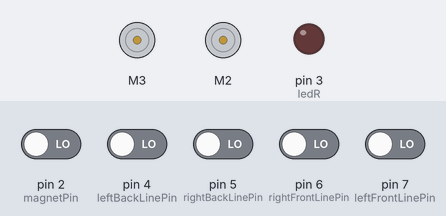
Simulated run of this sketch. Board: Arduino Uno, built with avr-gcc and run on an emulated ATmega328P. On the bench: 2 × DC motor (green arrow = forward, orange = backward, longer = faster), output pins drawn as LEDs (lit = HIGH). The test bench sets the inputs (shaded band); at power-on: pin 2 (magnetPin), pin 4 (leftBackLinePin), pin 5 (rightBackLinePin), pin 6 (rightFrontLinePin), pin 7 (leftFrontLinePin) LOW.

Above: at 1.2 s.
1.3 s: pin 4 (leftBackLinePin) driven HIGH
At 2.5 s:
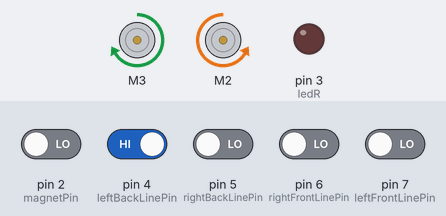
2.8 s: pin 6 (rightFrontLinePin) driven HIGH and pin 7 (leftFrontLinePin) driven HIGH
At 3.9 s:
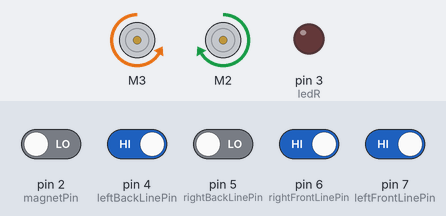
Timing chart, 0 to 5.8 s (numbered marks = the images above; inputs shaded):
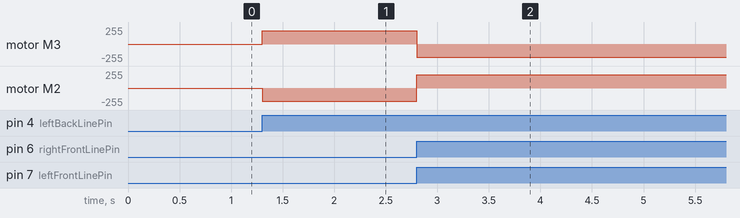

The sketch:

it_6_line.ino
```cpp
#include <Adafruit_MotorShield.h>

Adafruit_MotorShield AFMS = Adafruit_MotorShield();
Adafruit_DCMotor *motor1 = AFMS.getMotor(3);
Adafruit_DCMotor *motor2 = AFMS.getMotor(2);
bool moving = false;
int ledB = 1;
int ledR = 3;
int v3 = 0;
unsigned long previousTime = millis();
int ledState = LOW;
int magnet = 0;
int magnetPin = 2;
int leftFrontLinePin = 7;
int rightFrontLinePin = 6;
int leftBackLinePin = 4;
int rightBackLinePin = 5;
int leftFrontLine = 0;
int rightFrontLine = 0;
int leftBackLine = 0;
int rightBackLine = 0;

int smallLoop[16] = {1,3,1,1,4,1,4,1,1,1,1,4,1,4,1,1};
bool lineMode = true;

void setup(){
  Serial.begin(9600);
  // put your setup code here, to run once:
  if (!AFMS.begin()) {         // create with the default frequency 1.6KHz
  // if (!AFMS.begin(1000)) {  // OR with a different frequency, say 1KHz
    Serial.println("Could not find Motor Shield. Check wiring.");
  while (1);
  }
  pinMode(ledB, OUTPUT);
  pinMode(ledR, OUTPUT);
  pinMode(magnetPin, INPUT);
  pinMode(leftFrontLine, INPUT);
  pinMode(rightFrontLine, INPUT);

}

void loop(){
  unsigned long currentTime = millis();
  if((currentTime - previousTime > 500) and moving) {
    previousTime = currentTime;
    if (ledState == HIGH) {
      ledState = LOW;
    }
    else {
      ledState = HIGH;
    }
    digitalWrite(ledB, ledState);
  }

  magnet_test();

  if(lineMode){
    route();
  }
}


  /*
  if(lineMode){
    leftFrontLine = digitalRead(leftFrontLinePin);
    rightFrontLine = digitalRead(rightFrontLinePin);
    leftBackLine = digitalRead(leftBackLinePin);
    rightBackLine = digitalRead(rightBackLinePin);

    if(leftFrontLine == HIGH and rightFrontLine == HIGH){
      motor(1, 200);
      moving = true;
    }
    else if(leftFrontLine == HIGH and rightFrontLine == LOW){
        motor1->run(FORWARD);
        motor2->run(FORWARD);
        motor2->setSpeed(225);
        motor1->setSpeed(70);
        moving = true;
      }

     else if(leftFrontLine == LOW and rightFrontLine == HIGH){
        motor1->run(FORWARD);
        motor2->run(FORWARD);
        motor2->setSpeed(70);
        motor1->setSpeed(225);
        moving = true;
      }

      else if(leftFrontLine == LOW and rightFrontLine == LOW and rightBackLine == HIGH and leftBackLine == LOW){
        while(leftFrontLine == LOW and rightFrontLine == LOW){
          motor(3,200);
          leftFrontLine = digitalRead(leftFrontLinePin);
          rightFrontLine = digitalRead(rightFrontLinePin);
        }
      }

       else if(leftFrontLine == LOW and rightFrontLine == LOW and rightBackLine == LOW and leftBackLine == HIGH){
        while(leftFrontLine == LOW and rightFrontLine == LOW){
          motor(4,200);
          leftFrontLine = digitalRead(leftFrontLinePin);
          rightFrontLine = digitalRead(rightFrontLinePin);
        }
       }

       else if(leftFrontLine == LOW and rightFrontLine == LOW and rightBackLine == HIGH and leftBackLine == HIGH){
        while(leftFrontLine == LOW and rightFrontLine == LOW){

          v3 = rand() % 2 + 3;
          motor(v3,200);
          leftFrontLine = digitalRead(leftFrontLinePin);
          rightFrontLine = digitalRead(rightFrontLinePin);
        }

      }
      */


/*
      else{
        motor1->run(RELEASE);
        motor2->run(RELEASE);
        moving = false;
        digitalWrite(ledB, LOW);

   }*/


void lineFollow(){
    leftFrontLine = digitalRead(leftFrontLinePin);
    rightFrontLine = digitalRead(rightFrontLinePin);
    leftBackLine = digitalRead(leftBackLinePin);
    rightBackLine = digitalRead(rightBackLinePin);

    if(leftFrontLine == HIGH and rightFrontLine == HIGH){
      motor(1, 200);
      moving = true;
    }
    else if(leftFrontLine == HIGH and rightFrontLine == LOW){
        motor1->run(FORWARD);
        motor2->run(FORWARD);
        motor2->setSpeed(225);
        motor1->setSpeed(70);
        moving = true;
      }

     else if(leftFrontLine == LOW and rightFrontLine == HIGH){
        motor1->run(FORWARD);
        motor2->run(FORWARD);
        motor2->setSpeed(70);
        motor1->setSpeed(225);
        moving = true;
      }

}

void route(){

  int i = 0;
  while(smallLoop[i] == 1){
    leftBackLine = digitalRead(leftBackLinePin);
    rightBackLine = digitalRead(rightBackLinePin);
    leftFrontLine = digitalRead(leftFrontLinePin);
    rightFrontLine = digitalRead(rightFrontLinePin);
    lineFollow();

    if(leftBackLine == HIGH or rightBackLine == HIGH){
      i++;
      if (smallLoop[i]==3){
         while(leftFrontLine == HIGH and rightFrontLine == HIGH){
          motor(3,200);
          leftFrontLine = digitalRead(leftFrontLinePin);
          rightFrontLine = digitalRead(rightFrontLinePin);
         }while(leftFrontLine == LOW or rightFrontLine == LOW){
          motor(3,200);
          leftFrontLine = digitalRead(leftFrontLinePin);
          rightFrontLine = digitalRead(rightFrontLinePin);
        }
      i++;
    } else if (smallLoop[i]==4){
         while(leftFrontLine == HIGH and rightFrontLine == HIGH){
          motor(4,200);
          leftFrontLine = digitalRead(leftFrontLinePin);
          rightFrontLine = digitalRead(rightFrontLinePin);
         }while(leftFrontLine == LOW or rightFrontLine == LOW){
          motor(4,200);
          leftFrontLine = digitalRead(leftFrontLinePin);
          rightFrontLine = digitalRead(rightFrontLinePin);
        }
      i++;


  }


}
}
}


void speeed_up(int speeed){
  /*
  uint8_t i;
  for (i=0; i<speeed; i++) {
     motor1->setSpeed(i);
     motor2->setSpeed(i);
     delay(10);
  }
  for (i=speeed;i>0;i--) {
     motor1->setSpeed(i);
     motor2->setSpeed(i);
     delay(10);
  }
  */
     motor1->setSpeed(speeed);
     motor2->setSpeed(speeed);


}

void motor(int dir,int speeed){
 // motor1->setSpeed(speeed);
 // motor2->setSpeed(speeed);

  switch (dir){
    case 0: //OFF
      motor1->run(RELEASE);
      motor2->run(RELEASE);
      break;
    case 1: //FORWARD
      motor1->run(FORWARD);
      motor2->run(FORWARD);
      speeed_up(speeed);
      break;
    case 2: //BACKWARD
      motor1->run(BACKWARD);
      motor2->run(BACKWARD);
      speeed_up(speeed);
      break;
    case 3: // TURN RIGHT
      motor1->run(FORWARD);
      motor2->run(BACKWARD);
      speeed_up(speeed);
      break;
    case 4: // TURN LEFT
      motor2->run(FORWARD);
      motor1->run(BACKWARD);
      speeed_up(speeed);
      break;
  }
  if (dir != 0){
    moving = true;
  }else{
    moving = false;
  }
  /*
  if(dir == 0){
  motor1->run(RELEASE);
  motor2->run(RELEASE);
}

  if(dir == 1){
  motor1->run(FORWARD);
  motor2->run(FORWARD);
  */
}

void magnet_test(){
  magnet = digitalRead(magnetPin); // read input value
  if (magnet == HIGH) { // check if the input is HIGH
    digitalWrite(ledR, HIGH);
  } else {
    digitalWrite(ledR,LOW);
  }
}
```

Measured:
- after the input at 1.3 s, motor M3: stopped → forward 200/255 at once; motor M2: stopped → backward 200/255 at once
- after the input at 2.8 s, motor M3: forward 200/255 → backward 200/255 at once; motor M2: backward 200/255 → forward 200/255 at once
